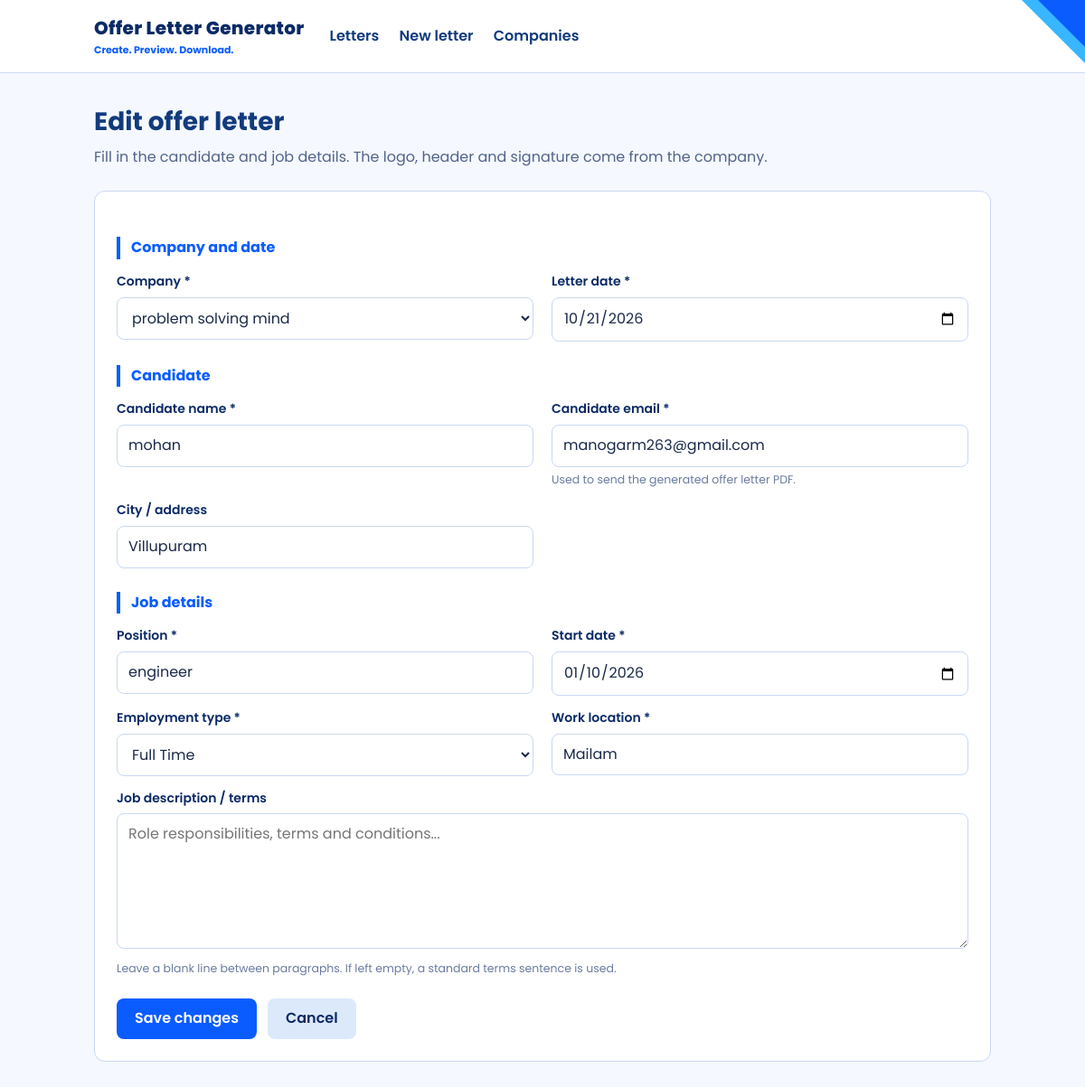
Page /letters/1/edit on the committed database.
### app/models.py (models this page shows)
class OfferLetter(Base):
    __tablename__ = "offer_letters"
    id: Mapped[int] = mapped_column(primary_key=True)
    company_id: Mapped[int] = mapped_column(ForeignKey("companies.id"))
    candidate_name: Mapped[str] = mapped_column(String(120))
    candidate_email: Mapped[str] = mapped_column(String(254), default="")
    candidate_address: Mapped[str] = mapped_column(String(200), default="")
    position: Mapped[str] = mapped_column(String(120))
    start_date: Mapped[date] = mapped_column(Date)
    employment_type: Mapped[str] = mapped_column(String(30))
    work_location: Mapped[str] = mapped_column(String(200))
    body_text: Mapped[str] = mapped_column(Text, default="")
    letter_date: Mapped[date] = mapped_column(Date, default=date.today)
    status: Mapped[str] = mapped_column(String(20), default="Issued")
    created_at: Mapped[datetime] = mapped_column(DateTime, default=datetime.utcnow)
    company: Mapped[Company] = relationship(back_populates="letters")

### app/routers/letters.py (the view)
@router.get("/letters/{letter_id}/edit")
def edit_letter_form(letter_id: int, request: Request, db: Session = Depends(get_db)):
    letter = _get_letter(db, letter_id)
    values = {
        "company_id": letter.company_id,
        "candidate_name": letter.candidate_name,
        "candidate_email": letter.candidate_email,
        "candidate_address": letter.candidate_address,
        "position": letter.position,
        "start_date": letter.start_date.isoformat(),
        "employment_type": letter.employment_type,
        "work_location": letter.work_location,
        "body_text": letter.body_text,
        "letter_date": letter.letter_date.isoformat(),
    }
    return templates.TemplateResponse(
        request,
        "letter_form.html",
        {**_form_context(db, values=values), "edit_id": letter.id},
    )

### app/templates/letter_form.html (shortened to what this page needs)
{% extends "base.html" %}
{% block content %}
<h1>{{ 'Edit' if edit_id else 'New' }} offer letter</h1>
<p class="sub">Fill in the candidate and job details. The logo, header and signature come from the company.</p>
<div class="card">
  {% if not companies %}
  <div class="empty">
    <p>Add a company first so the letter has a logo and signatory.</p>
    <a class="btn" href="/companies/new">Add company</a>
  </div>
  {% else %}
  <form method="post" action="{{ '/letters/' ~ edit_id ~ '/edit' if edit_id else '/letters' }}">
    <div class="section-title">Company and date</div>
    <div class="grid">
      <div><label for="company_id">Company *</label>
        <select id="company_id" name="company_id" required>
          {% for c in companies %}
          <option value="{{ c.id }}" {{ 'selected' if values.company_id == c.id }}>{{ c.name }}</option>
          {% endfor %}
        </select></div>
      <div><label for="letter_date">Letter date *</label>
        <input id="letter_date" name="letter_date" type="date" value="{{ values.letter_date }}" required></div>
    </div>
    <div class="section-title">Candidate</div>
    <div class="grid">
      <div><label for="candidate_name">Candidate name *</label>
        <input id="candidate_name" name="candidate_name" value="{{ values.candidate_name or '' }}" required></div>
      <div><label for="candidate_email">Candidate email *</label>
        <input id="candidate_email" name="candidate_email" type="email" value="{{ values.candidate_email or '' }}" required>
        <div class="hint">Used to send the generated offer letter PDF.</div></div>
      <div><label for="candidate_address">City / address</label>
        <input id="candidate_address" name="candidate_address" value="{{ values.candidate_address or '' }}"></div>
    </div>
    <div class="section-title">Job details</div>
    <div class="grid">
      <div><label for="position">Position *</label>
        <input id="position" name="position" value="{{ values.position or '' }}" required></div>
      <div><label for="start_date">Start date *</label>
        <input id="start_date" name="start_date" type="date" value="{{ values.start_date or '' }}" required></div>
      <div><label for="employment_type">Employment type *</label>
        <select id="employment_type" name="employment_type" required>
          {% for t in employment_types %}
          <option value="{{ t }}" {{ 'selected' if values.employment_type == t }}>{{ t }}</option>
          {% endfor %}
        </select></div>
      <div><label for="work_location">Work location *</label>
        <input id="work_location" name="work_location" value="{{ values.work_location or '' }}" required></div>
    </div>
    <label for="body_text">Job description / terms</label>
    <textarea id="body_text" name="body_text" placeholder="Role responsibilities, terms and conditions...">{{ values.body_text or '' }}</textarea>
    <div class="hint">Leave a blank line between paragraphs. If left empty, a standard terms sentence is used.</div>
    <div class="actions">
      <button class="btn" type="submit">{{ 'Save changes' if edit_id else 'Generate letter' }}</button>
      <a class="btn ghost" href="/letters">Cancel</a>
    </div>
  </form>
  {% endif %}
</div>
{% endblock %}

### app/static/css/app.css (style rules this page uses)
:root { --navy: #0b2a66; --title: #123b7c; --blue: #0a5cff; --sky: #38b6ff; --pale: #dce9fb; --ink: #1b2a4a; --line: #c9d8f2; --bg: #f5f8fe; }
* { box-sizing: border-box; }
body { margin: 0; background: var(--bg); color: var(--ink); font-family: "Poppins", "Montserrat", "Helvetica Neue", Arial, sans-serif; line-height: 1.55; }
h1 { color: var(--title); font-size: 28px; margin: 0 0 6px; }
.sub { color: #52638a; margin: 0 0 24px; }
.card { background: #fff; border: 1px solid var(--line); border-radius: 12px; padding: 24px; }
label { display: block; font-weight: 600; color: var(--navy); margin: 14px 0 6px; font-size: 14px; }
input, select, textarea { width: 100%; padding: 10px 12px; border: 1px solid var(--line); border-radius: 8px; font: inherit; color: var(--ink); background: #fff; }
textarea { min-height: 150px; resize: vertical; }
.grid { display: grid; grid-template-columns: 1fr 1fr; gap: 0 20px; }
.section-title { margin: 26px 0 0; padding-left: 12px; border-left: 4px solid var(--blue); color: var(--blue); font-weight: 700; }
.hint { color: #6a7aa0; font-size: 12.5px; margin-top: 4px; }
.btn { display: inline-flex; align-items: center; justify-content: center; gap: 8px; background: var(--blue); color: #fff; border: 0; cursor: pointer; padding: 10px 20px; border-radius: 8px; font: inherit; font-weight: 600; text-decoration: none; white-space: nowrap; transition: background-color .16s ease, box-shadow .16s ease, transform .16s ease; }
.btn.ghost { background: var(--pale); color: var(--navy); }
.actions { margin-top: 24px; display: flex; gap: 12px; flex-wrap: wrap; }

### rows in the picture
OfferLetter: candidate_name "mohan", candidate_email "manogarm263@gmail.com", candidate_address "Villupuram", position "engineer", work_location "Mailam"

### other values in the picture
{{ 'Edit' if edit_id else 'New' }} "Edit"
{{ 'Save changes' if edit_id else 'Generate letter' }} "Save changes"
form field company_id "problem solving mind"
form field employment_type "Full Time"
